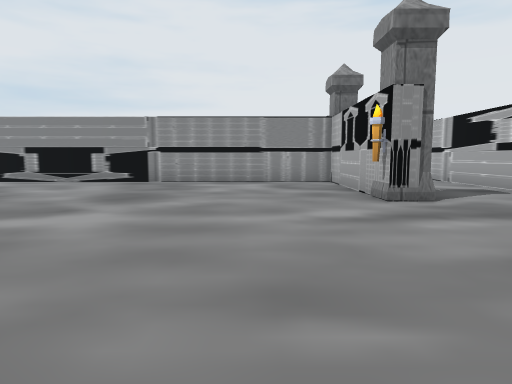
[1] (above)

18 first-person views from a walk through a Unity game level. The camera is 1.5 m above the floor, tilts 6° down and sees 75° across. The floor is counted in squares, 2 m on a side. Each view is taken from the middle of a square. On the plan, view 1 faces up. The plan holds only what a view shows up to about 11 squares ahead; the rest is blank. The place goes on beyond the plan. The player character is not drawn.

[2]
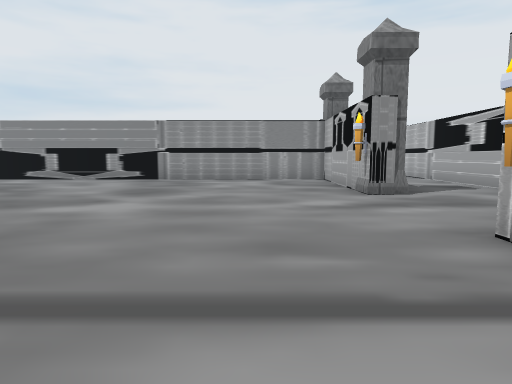

[3]
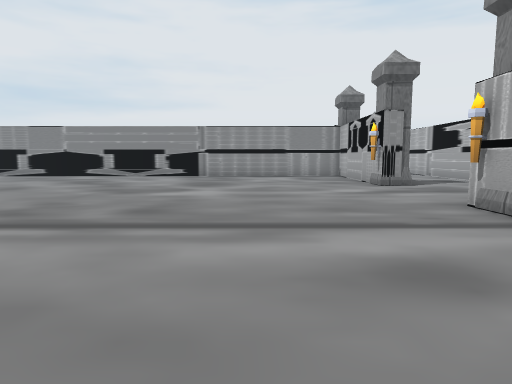

[4]
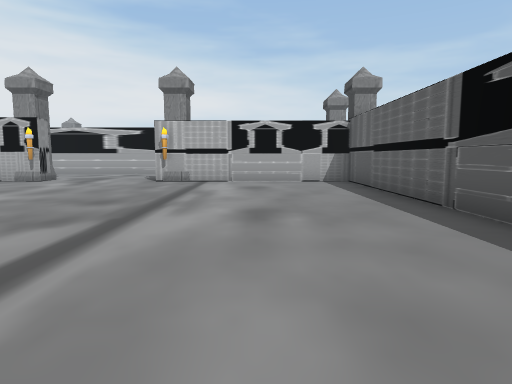

[5]
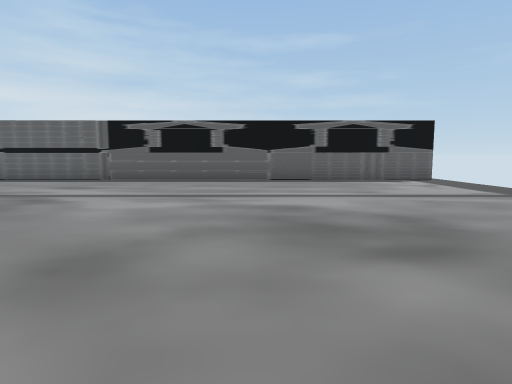

[6]
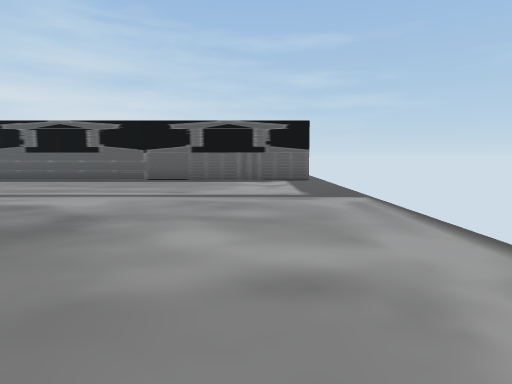

[7]
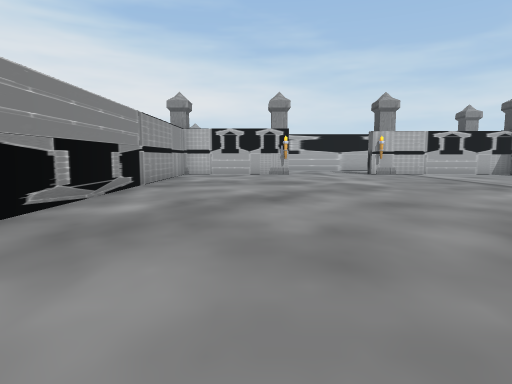

[8]
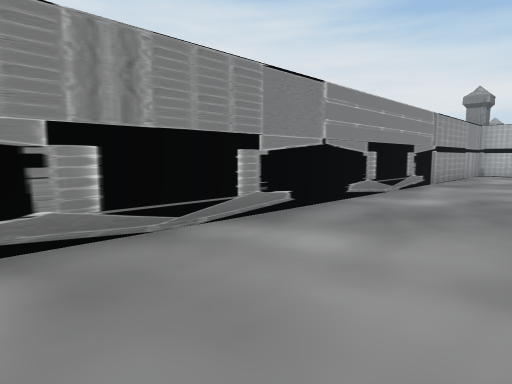

[9]
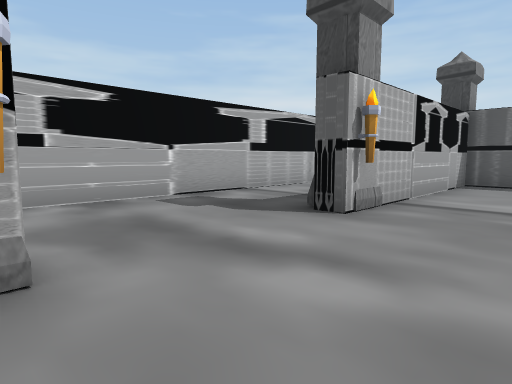

[10]
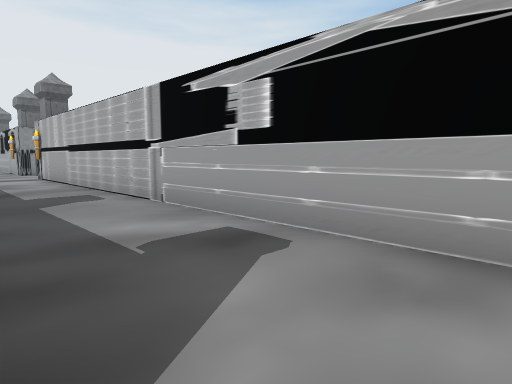

[11]
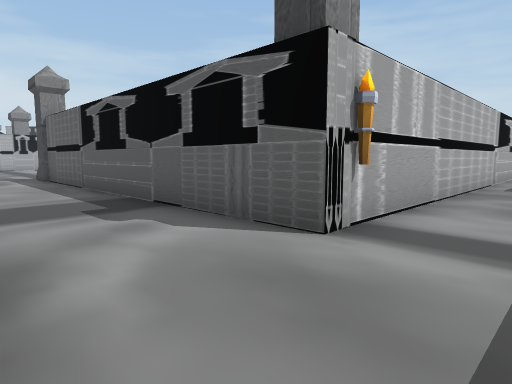

[12]
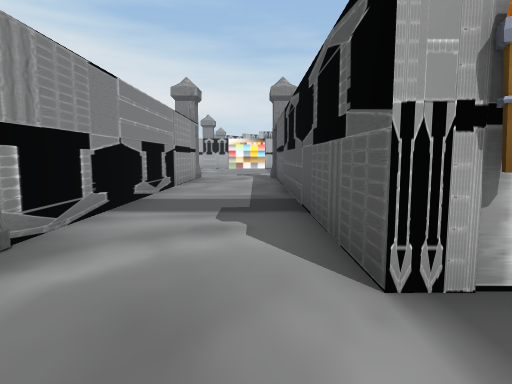

[13]
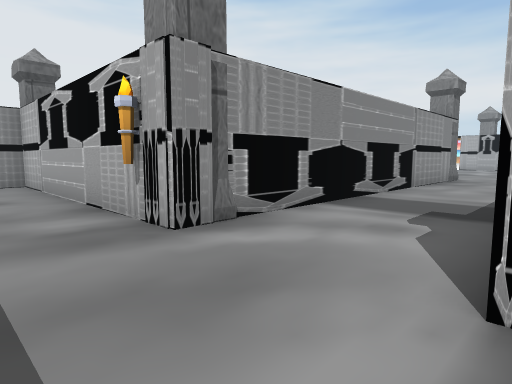

[14]
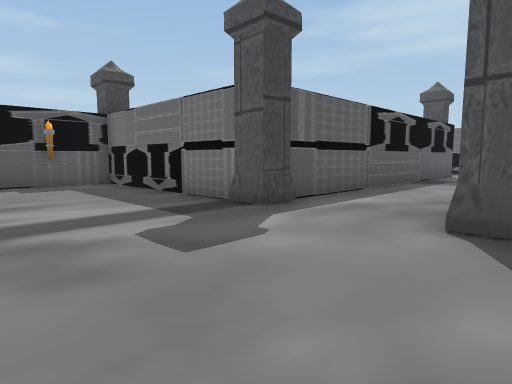

[15]
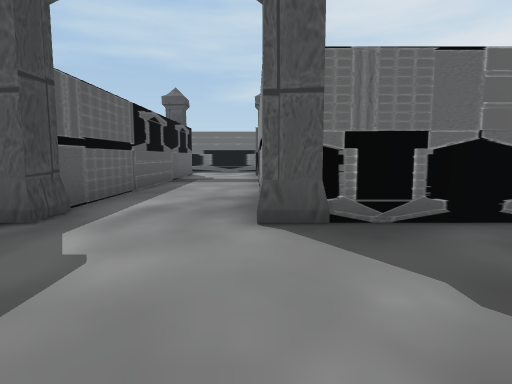

[16]
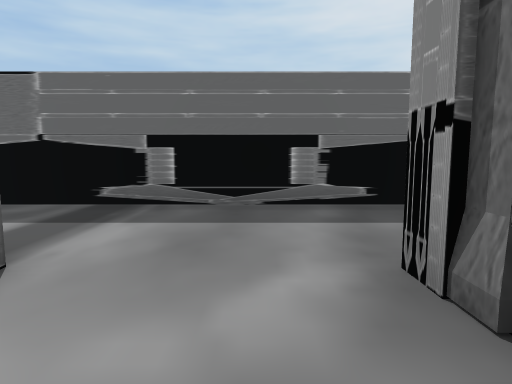

[17]
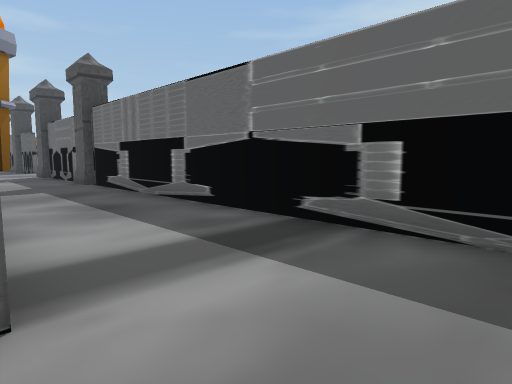

[18]
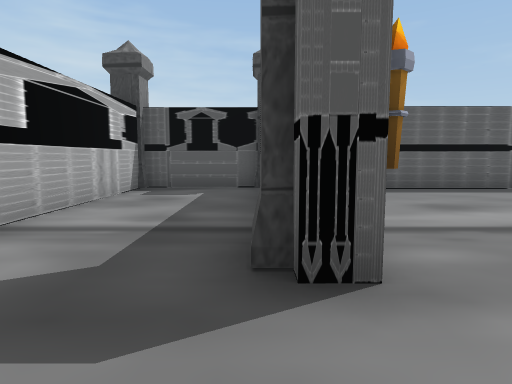

### Floor plan
Points are (right, up) in squares from view 1. A wall is a line through its corners. A room is listed if a view was taken in it or the views show most of it. See-through windows are left out.
Room 1 (views 1, 2, 3, 4, 5, 6, 7, 8, 9, 10, 18)
walls: (2.3, 6.6) (2.3, 10) (-12.8, 10); (3.5, -4.2) (5.8, -4.2) (5.8, 5.5); (-13.8, -3.9) (2.3, -3.9) (2.3, 0.6)
ways out: opening at (4.5, 6.5) to room 2; opening at (-14, -4)
objects: other object (2, 2); other object (2, 6); column (3, 1) to (3, 2); column (3, 6)
Room 2 (views 11, 12, 13)
walls: (5.8, 22.4) (5.8, 23.5); (2.7, 22.4) (2.7, 7.6); (5.8, 5.5) (5.8, 17.6)
ways out: opening at (4.5, 6.5) to room 1; opening at (6.5, 19.5) to room 3
objects: column (3, 10); column (6, 18); column (6, 21); other object (6, 22)
Room 3 (views 14, 15, 16, 17)
walls: (16.2, 17.6) (16.2, 12.5); (15.5, 21.1) (6.5, 21.1); (16.2, 23.2) (16.2, 21.8); (16.5, 12.4) (18.8, 12.4); (6.4, 18.3) (15.5, 18.3)
ways out: opening at (6.5, 19.5) to room 2
objects: column (16, 18); column (16, 21)

Positions as (right, up) in squares from view 1, and headings:
1: (0, 0), facing up
2: (0, -1), facing up
3: (-1, -3), facing up
4: (-8, -1), facing right
5: (-8, 7), facing down
6: (-12, 7), facing down
7: (-12, 7), facing right
8: (-13, 7), facing up-right
9: (0, 6), facing down-right
10: (3, 5), facing up-right
11: (4, 21), facing down-right
12: (4, 19), facing right
13: (4, 18), facing up-right
14: (20, 22), facing down-left
15: (20, 21), facing left
16: (8, 20), facing left
17: (6, 20), facing down-left
18: (3, 4), facing down
